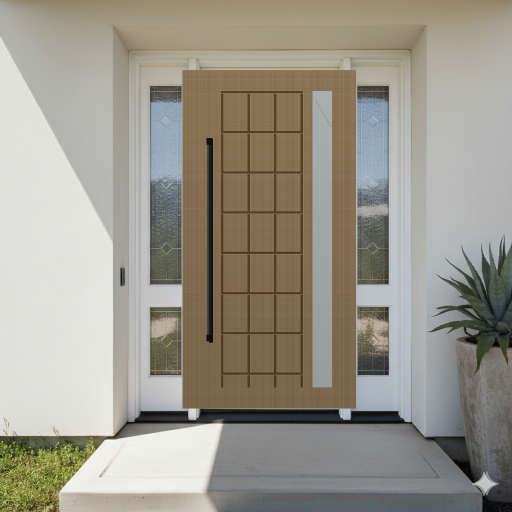
#> input picture output/metropolitan/composite.png, 1024 x 1024 px, given in place of door-modern-2.png, which was not available (shown at 1/2 size)
$ python composite_and_generate.py
#> lines starting #> are read from the running program, lines starting #| are printed output that depends on the picture; pictures that were not available may be replaced by others from this repository, and a replacement may not be noted
"""
Two-step template photo generation:
1. Composite the rendered door slab onto the stock photo (rough overlay)
2. Feed the composite + isolated slab to Gemini to make it photorealistic

Usage:
  python scripts/composite_and_generate.py
"""

import os
import time
from pathlib import Path

from PIL import Image

ROOT = Path(__file__).resolve().parent.parent
STOCK_PHOTO = ROOT.parent / "bpr-web" / "public" / "door-images" / "door-modern-2.png"
SLAB_RENDER = ROOT / "output" / "metropolitan" / "slab-reference.png"
OUTPUT_DIR = ROOT / "output" / "metropolitan"

# Door slab region in the 1024x1024 stock photo
DOOR_X1, DOOR_Y1 = 398, 136
DOOR_X2, DOOR_Y2 = 664, 824
DOOR_W = DOOR_X2 - DOOR_X1  # 266
DOOR_H = DOOR_Y2 - DOOR_Y1  # 688


def create_composite():
    """Paste the rendered slab onto the stock photo in the door region."""
    stock = Image.open(STOCK_PHOTO).convert("RGBA")
    slab = Image.open(SLAB_RENDER).convert("RGBA")
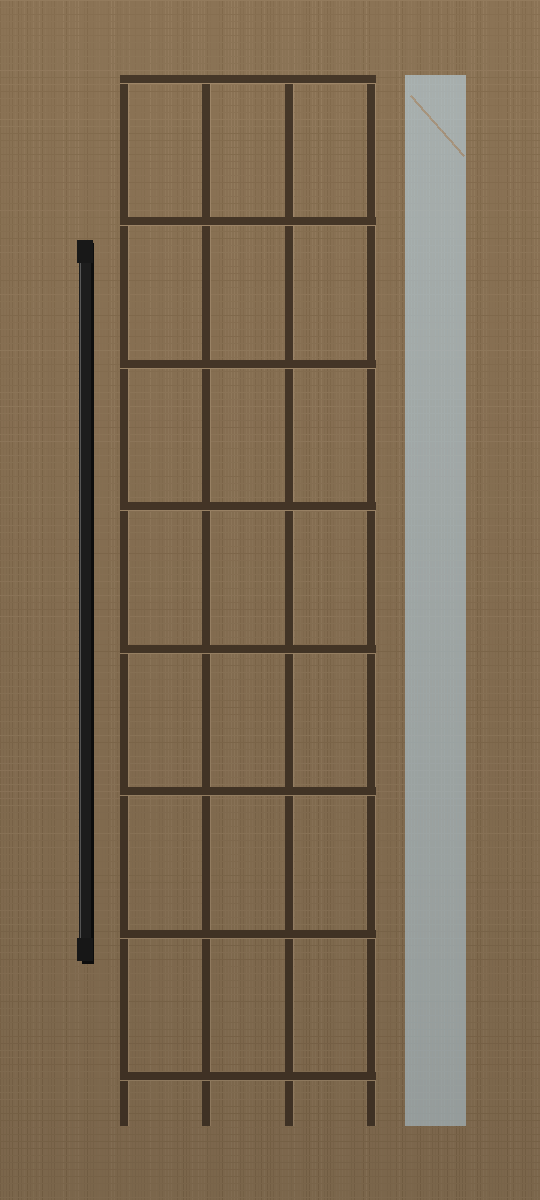
#> input picture output/metropolitan/slab-reference.png, 540 x 1200 px

    # Resize slab to fit the door region
    slab_resized = slab.resize((DOOR_W, DOOR_H), Image.LANCZOS)
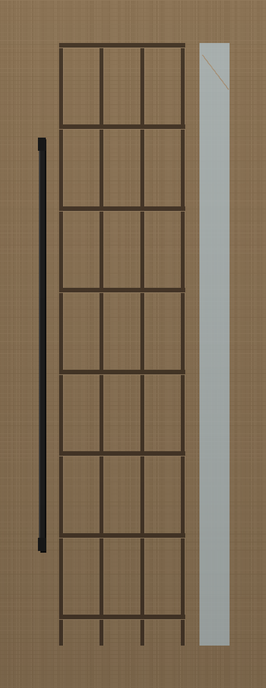
#> slab_resized: PIL image 266x688 RGBA; mean R, G, B, A 127.1, 108.5, 84.5, 255

    # Paste onto stock photo
    stock.paste(slab_resized, (DOOR_X1, DOOR_Y1))
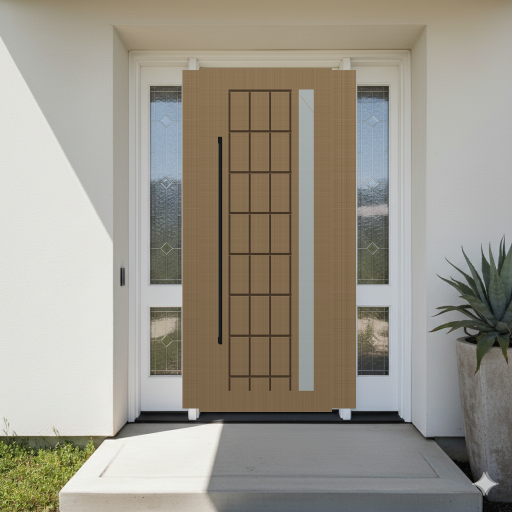
#> stock: PIL image 1024x1024 RGBA (shown at 1/2 size); mean R, G, B, A 155.4, 150.6, 139.3, 255

    composite_path = OUTPUT_DIR / "composite-raw.png"
    stock.convert("RGB").save(composite_path)
    print(f"Raw composite saved: {composite_path}")
    return composite_path


def generate_photorealistic(composite_path: Path, count: int = 3):
    """Feed composite + slab reference to Gemini for photorealistic blending."""
    api_key = os.environ.get("GOOGLE_AI_API_KEY")
    if not api_key:
        print("ERROR: GOOGLE_AI_API_KEY not set")
        return

    from google import genai
    from google.genai import types

    client = genai.Client(api_key=api_key)

    composite_bytes = composite_path.read_bytes()

    # Single-image prompt — just the composite, simple instruction
    PROMPT = """\
This is a photo of a house entrance. The door panel in the center \
has been digitally composited and looks flat/fake. Make the door \
panel look photorealistic — add real wood grain, realistic groove \
depth and shadows, natural glass translucency. \
The long black bar on the left side of the door is a tall modern \
long-pull door handle — a sleek matte black vertical bar that runs \
almost half the door height, mounted on small standoff brackets. \
Make it look like real brushed matte black metal with subtle light \
reflections, matching the style of high-end modern entry door hardware. \
Keep the EXACT same composition, framing, and every pixel outside \
the door panel completely unchanged. Output the full 1024x1024 image."""

    for i in range(1, count + 1):
        print(f"  Generating photorealistic variant {i}...")
        try:
            response = client.models.generate_content(
                model="gemini-2.5-flash-image",
                contents=[
                    types.Content(
                        parts=[
                            types.Part.from_bytes(
                                data=composite_bytes, mime_type="image/png"
                            ),
                            types.Part.from_text(text=PROMPT),
                        ],
                    ),
                ],
                config=types.GenerateContentConfig(
                    response_modalities=["IMAGE", "TEXT"],
                ),
            )

            saved = False
            for part in response.candidates[0].content.parts:
                if (
                    part.inline_data
                    and part.inline_data.mime_type.startswith("image/")
                ):
                    out_path = OUTPUT_DIR / f"photorealistic-{i}.png"
                    out_path.write_bytes(part.inline_data.data)
                    print(f"  Saved: {out_path}")
                    saved = True
                    break
                if part.text:
                    print(f"    Text: {part.text[:200]}")
            if not saved:
                print(f"  WARNING: No image in response for variant {i}")

        except Exception as e:
            print(f"  ERROR: {type(e).__name__}: {str(e)[:200]}")

        if i < count:
            time.sleep(5)


def main():
    OUTPUT_DIR.mkdir(parents=True, exist_ok=True)

    # Step 1: Create composite
    print("=== Step 1: Creating composite ===")
    composite_path = create_composite()

    # Step 2: Generate photorealistic versions
    print("\n=== Step 2: Generating photorealistic versions ===")
    generate_photorealistic(composite_path, count=3)

    print(f"\nDone! Check {OUTPUT_DIR}")


if __name__ == "__main__":
    main()
